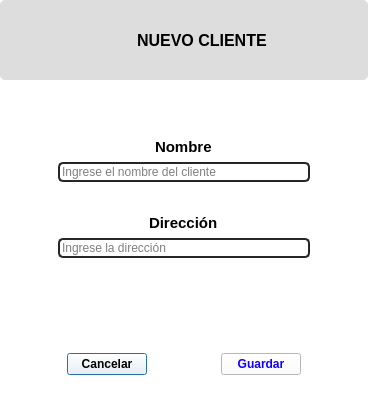
<?xml version="1.0" encoding="UTF-8"?>
<ui version="4.0">
 <class>Dialog</class>
 <widget class="QDialog" name="Dialog">
  <property name="geometry">
   <rect>
    <x>0</x>
    <y>0</y>
    <width>368</width>
    <height>402</height>
   </rect>
  </property>
  <property name="windowTitle">
   <string>Dialog</string>
  </property>
  <property name="styleSheet">
   <string notr="true">background-color: rgb(255, 255, 255);</string>
  </property>
  <layout class="QVBoxLayout" name="verticalLayout" stretch="2,8">
   <property name="spacing">
    <number>0</number>
   </property>
   <property name="leftMargin">
    <number>0</number>
   </property>
   <property name="topMargin">
    <number>0</number>
   </property>
   <property name="rightMargin">
    <number>0</number>
   </property>
   <property name="bottomMargin">
    <number>0</number>
   </property>
   <item>
    <widget class="QWidget" name="widget" native="true">
     <property name="styleSheet">
      <string notr="true">border: none ;
border-radius: 5px;
background-color: rgb(221, 221, 221);
</string>
     </property>
     <layout class="QHBoxLayout" name="horizontalLayout">
      <item>
       <spacer name="horizontalSpacer">
        <property name="orientation">
         <enum>Qt::Horizontal</enum>
        </property>
        <property name="sizeHint" stdset="0">
         <size>
          <width>40</width>
          <height>20</height>
         </size>
        </property>
       </spacer>
      </item>
      <item>
       <widget class="QLabel" name="label">
        <property name="minimumSize">
         <size>
          <width>30</width>
          <height>30</height>
         </size>
        </property>
        <property name="maximumSize">
         <size>
          <width>30</width>
          <height>30</height>
         </size>
        </property>
        <property name="styleSheet">
         <string notr="true">border:none;</string>
        </property>
        <property name="text">
         <string/>
        </property>
        <property name="pixmap">
         <pixmap>../images/avatar.png</pixmap>
        </property>
        <property name="scaledContents">
         <bool>true</bool>
        </property>
       </widget>
      </item>
      <item>
       <widget class="QLabel" name="label_2">
        <property name="minimumSize">
         <size>
          <width>50</width>
          <height>50</height>
         </size>
        </property>
        <property name="maximumSize">
         <size>
          <width>200</width>
          <height>200</height>
         </size>
        </property>
        <property name="font">
         <font>
          <pointsize>12</pointsize>
          <italic>false</italic>
          <bold>true</bold>
         </font>
        </property>
        <property name="styleSheet">
         <string notr="true">border:none;</string>
        </property>
        <property name="text">
         <string>NUEVO CLIENTE</string>
        </property>
       </widget>
      </item>
      <item>
       <spacer name="horizontalSpacer_2">
        <property name="orientation">
         <enum>Qt::Horizontal</enum>
        </property>
        <property name="sizeHint" stdset="0">
         <size>
          <width>40</width>
          <height>20</height>
         </size>
        </property>
       </spacer>
      </item>
     </layout>
    </widget>
   </item>
   <item>
    <widget class="QWidget" name="widget_2" native="true">
     <layout class="QHBoxLayout" name="horizontalLayout_2">
      <item>
       <spacer name="horizontalSpacer_3">
        <property name="orientation">
         <enum>Qt::Horizontal</enum>
        </property>
        <property name="sizeType">
         <enum>QSizePolicy::Preferred</enum>
        </property>
        <property name="sizeHint" stdset="0">
         <size>
          <width>40</width>
          <height>20</height>
         </size>
        </property>
       </spacer>
      </item>
      <item>
       <widget class="QWidget" name="widget_3" native="true">
        <layout class="QVBoxLayout" name="verticalLayout_2">
         <item>
          <spacer name="verticalSpacer_2">
           <property name="orientation">
            <enum>Qt::Vertical</enum>
           </property>
           <property name="sizeType">
            <enum>QSizePolicy::Minimum</enum>
           </property>
           <property name="sizeHint" stdset="0">
            <size>
             <width>20</width>
             <height>40</height>
            </size>
           </property>
          </spacer>
         </item>
         <item alignment="Qt::AlignHCenter">
          <widget class="QLabel" name="label_3">
           <property name="font">
            <font>
             <pointsize>11</pointsize>
             <bold>true</bold>
            </font>
           </property>
           <property name="text">
            <string>Nombre</string>
           </property>
          </widget>
         </item>
         <item>
          <widget class="QLineEdit" name="lineEdit">
           <property name="styleSheet">
            <string notr="true">border: 2px solid rgb(38, 38, 38);
border-radius: 5px;
</string>
           </property>
           <property name="placeholderText">
            <string>Ingrese el nombre del cliente</string>
           </property>
          </widget>
         </item>
         <item>
          <spacer name="verticalSpacer_3">
           <property name="orientation">
            <enum>Qt::Vertical</enum>
           </property>
           <property name="sizeType">
            <enum>QSizePolicy::Preferred</enum>
           </property>
           <property name="sizeHint" stdset="0">
            <size>
             <width>26</width>
             <height>26</height>
            </size>
           </property>
          </spacer>
         </item>
         <item alignment="Qt::AlignHCenter">
          <widget class="QLabel" name="label_4">
           <property name="font">
            <font>
             <pointsize>11</pointsize>
             <bold>true</bold>
            </font>
           </property>
           <property name="text">
            <string>Dirección</string>
           </property>
          </widget>
         </item>
         <item>
          <widget class="QLineEdit" name="lineEdit_2">
           <property name="styleSheet">
            <string notr="true">border: 2px solid rgb(38, 38, 38);
border-radius: 5px;
</string>
           </property>
           <property name="placeholderText">
            <string>Ingrese la dirección</string>
           </property>
          </widget>
         </item>
         <item>
          <spacer name="verticalSpacer">
           <property name="orientation">
            <enum>Qt::Vertical</enum>
           </property>
           <property name="sizeHint" stdset="0">
            <size>
             <width>20</width>
             <height>40</height>
            </size>
           </property>
          </spacer>
         </item>
         <item>
          <widget class="QWidget" name="widget_4" native="true">
           <layout class="QHBoxLayout" name="horizontalLayout_3">
            <item>
             <widget class="QPushButton" name="pushButton">
              <property name="font">
               <font>
                <bold>true</bold>
               </font>
              </property>
              <property name="styleSheet">
               <string notr="true"/>
              </property>
              <property name="text">
               <string>Cancelar</string>
              </property>
             </widget>
            </item>
            <item>
             <spacer name="horizontalSpacer_5">
              <property name="orientation">
               <enum>Qt::Horizontal</enum>
              </property>
              <property name="sizeHint" stdset="0">
               <size>
                <width>40</width>
                <height>20</height>
               </size>
              </property>
             </spacer>
            </item>
            <item>
             <widget class="QPushButton" name="pushButton_2">
              <property name="font">
               <font>
                <bold>true</bold>
               </font>
              </property>
              <property name="styleSheet">
               <string notr="true">color: rgb(17, 0, 255)</string>
              </property>
              <property name="text">
               <string>Guardar</string>
              </property>
             </widget>
            </item>
           </layout>
          </widget>
         </item>
        </layout>
       </widget>
      </item>
      <item>
       <spacer name="horizontalSpacer_4">
        <property name="orientation">
         <enum>Qt::Horizontal</enum>
        </property>
        <property name="sizeType">
         <enum>QSizePolicy::Preferred</enum>
        </property>
        <property name="sizeHint" stdset="0">
         <size>
          <width>40</width>
          <height>20</height>
         </size>
        </property>
       </spacer>
      </item>
     </layout>
    </widget>
   </item>
  </layout>
 </widget>
 <resources/>
 <connections/>
</ui>
